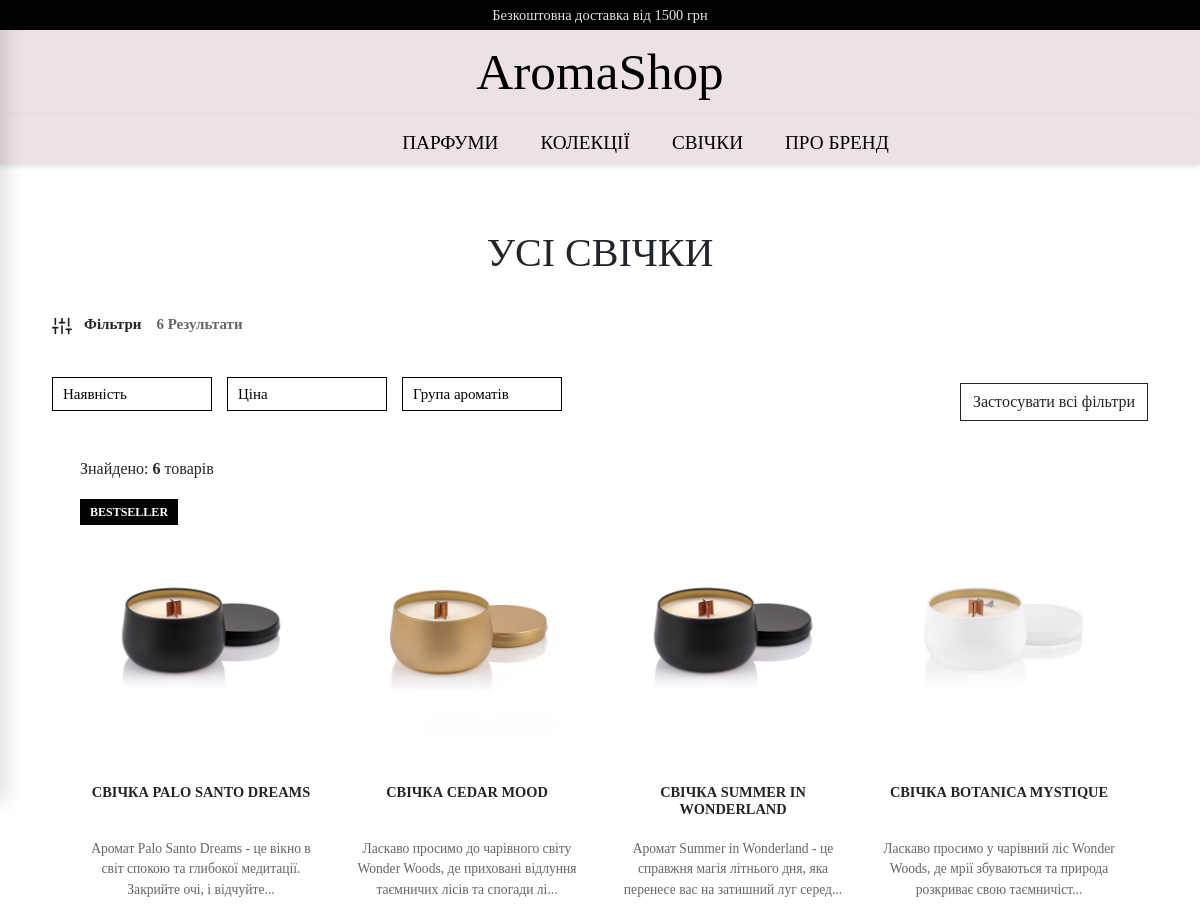
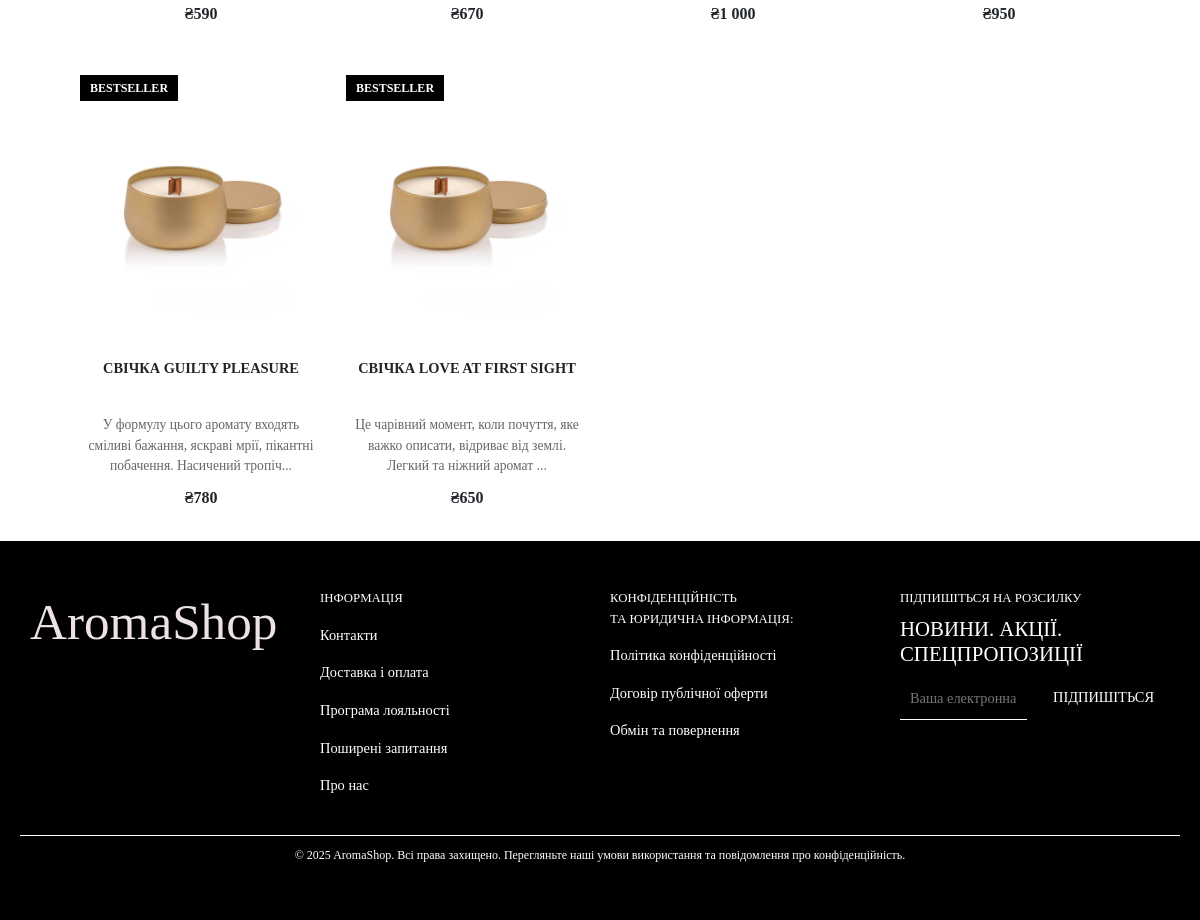
Screenshot of /product_list_cand/ with the database file from the repository (2 pictures, top to bottom).
### mysite/shop/models.py (models this page shows, shortened)
class AbstractProduct(models.Model):
    name = models.CharField(max_length=100, verbose_name="Назва")
    price = models.IntegerField(verbose_name="Ціна")
    picture = models.ImageField(upload_to="products", blank=True, default="", verbose_name="Зображення")
    available = models.BooleanField(default=True, verbose_name="В наявності")
    description = models.TextField(blank=True, verbose_name="Опис")
    brand = models.CharField(max_length=100, blank=True, verbose_name="Бренд")
    top_notes = models.CharField(max_length=255, blank=True, verbose_name="Верхні ноти")
    middle_notes = models.CharField(max_length=255, blank=True, verbose_name="Ноти серця")
    base_notes = models.CharField(max_length=255, blank=True, verbose_name="Базові ноти")
    is_featured = models.BooleanField(default=False, verbose_name="Рекомендований товар")
    is_new = models.BooleanField(default=False, verbose_name="Новинка")
    is_bestseller = models.BooleanField(default=False, verbose_name="Бестселер")
    class Meta:
        abstract = True
    @property
    def get_display_price(self):
        return "{:,}".format(self.price).replace(',', ' ')
    @property
    def short_description(self):
        return self.description[:100] + '...' if self.description and len(self.description) > 100 else self.description or ""

class ProductCandle(AbstractProduct):
    SCENT_GROUP_CHOICES = [
        ('woody', 'Деревинні'),
        ('floral', 'Квіткові'),
        ('sweet and fruity', 'Солодкі та Фруктові'),
    ]
    scent_group = models.CharField(max_length=20, choices=SCENT_GROUP_CHOICES, blank=True, verbose_name="Група ароматів")
    class Meta:
        verbose_name = verbose_name_plural = "Товари"

### mysite/shop/views.py (the view)
# urls.py: path('product_list_cand/', product_list_cand_view, name='product_list_cand'),
def product_list_cand_view(request):
    return product_list_view(request, ProductCandle, 'shop/product_list_cand.html', 'candle')

### mysite/shop/templates/shop/product_list_cand.html (shortened to what this page needs)
{% extends 'base.html' %}
{% load static %}
{% block content %}
{% load static %}
<link rel="stylesheet" href="{% static 'css/product_list_cand_style.css' %}">
<div>
    <h1 class="title">УСІ СВІЧКИ</h1>
</div>
<div class="container-fluid py-3">
    <div class="row">
        <div class="col-12 mb-3">
            <form method="get" id="filterForm">
                <div class="filter-header">
                    <span class="filter-icon">
                    </span>
                    Фільтри
                    <span class="results-count">{{ product_count }} Результати</span>
                </div>
                <div class="filter-container">
                    <div class="filter-dropdown">
                        <button type="button" class="filter-button" data-filter="availability">
                            Наявність
                        </button>
                    </div>
                    <div class="filter-dropdown">
                        <button type="button" class="filter-button" data-filter="price">
                            Ціна
                        </button>
                    </div>
                    <div class="filter-dropdown">
                        <button type="button" class="filter-button" data-filter="scent">
                            Група ароматів
                        </button>
                    </div>
                </div>
            </form>
        </div>
        <div class="col-12 product-section">
            <div class="d-flex justify-content-between align-items-center mb-2">
                <div>
                    <p class="mb-0">Знайдено: <strong>{{ product_count }}</strong> товарів</p>
                </div>
            </div>
            <div class="row row-cols-2 row-cols-md-3 row-cols-lg-4 g-4">
                {% for product in products %}
                <div class="col">
                    <a href="{% url 'product_card' model_name='candle' product_id=product.id %}
" class="product-link text-decoration-none text-reset">
                        <div class="product-card">
                            <div class="product-image-container">
                                <div class="badge-container">
                                    {% if product.is_bestseller %}
                                    <span class="bestseller-badge mb-1 d-block">BESTSELLER</span>
                                    {% endif %}
                                </div>
                                {% if product.picture %}
                                <img src="{{ product.picture.url }}" class="product-image" alt="{{ product.name }}">
                                {% else %}
                                <div class="bg-light d-flex justify-content-center align-items-center product-image">
                                    <i class="bi bi-image" style="font-size: 3rem; color: #dee2e6;"></i>
                                </div>
                                {% endif %}
                                    <button class="wishlist-toggle btn btn-link position-absolute top-0 end-0 p-2" id="wishlist-icon"
                                          data-product-id="{{ product.id }}"
                                          data-product-model="{{ product.model_name }}">
                                  </button>
                            </div>
                            <div class="product-info">
                                <h5 class="product-title">
                                    {% if product.name %}
                                        {{ product.name }}
                                    {% else %}
                                        {% if product.brand %}{{ product.brand }}{% endif %}
                                    {% endif %}
                                </h5>
                                <div class="product-description">
                                    {% if product.short_description %}
                                        {{ product.short_description }}
                                    {% else %}
                                        {% if product.scent_group %}, {{ product.get_scent_group_display }}{% endif %}
                                    {% endif %}
                                </div>
                                <div class="price-container">
                                    {% if product.sale_price %}
                                        <span class="sale-price">₴{{ product.sale_price }}</span>
                                        <span class="original-price">₴{{ product.price }}</span>
                                    {% else %}
                                        <span class="regular-price">₴{{ product.get_display_price }}</span>
                                    {% endif %}
                                </div>
                            </div>
                        </div>
                    </a>
                </div>
                {% endfor %}
            </div>
        </div>
    </div>
</div>
{% endblock %}

### mysite/static/css/header_style.css (style rules this page uses)
body { margin: 0; padding: 0; font-family: sans-serif; }

### mysite/static/css/search_panel_style.css (style rules this page uses)
.product-card { border:none;text-decoration:none;color:inherit }

### mysite/static/css/product_list_cand_style.css (style rules this page uses)
body { font-family: "Cambria Math", serif; background-color: white; }
h1, h2, h3, h4, h5 { font-family: "Sitka Subheading", serif; }
.title { text-align: center; margin-top: 4rem; }
.product-card { border: none; background-color: transparent; transition: transform 0.3s ease; margin-bottom: 0px; }
.product-image-container { height: 280px; display: flex; justify-content: center; position: relative; overflow: visible; }
.product-image { max-height: 100%; max-width: 100%; object-fit: contain; }
.badge-container { position: absolute; top: 10px; left: 0; z-index: 10; }
.bestseller-badge { background-color: black; color: white; padding: 4px 10px; font-size: 12px; text-transform: uppercase; font-weight: bold; border-radius: 0; z-index: 5; }
.product-info { text-align: center; padding: 15px 5px; }
.product-title { font-size: 0.9rem; font-weight: 600; margin-bottom: 5px; min-height: 50px; }
.product-description { font-size: 0.85rem; color: #666; margin-bottom: 10px; min-height: 40px; }
.price-container { display: flex; justify-content: center; align-items: center; gap: 10px; }
.regular-price { font-weight: bold; }
.filter-container { display: flex; flex-wrap: wrap; align-items: center; gap: 15px; margin-bottom: 0px; padding: 20px 40px; background-color: transparent; border: none; }
.filter-header { display: flex; align-items: center; margin-bottom: 0px; font-size: 15px; font-weight: 600; width: 100%; padding: 8px 40px; }
.filter-icon { margin-right: 12px; font-size: 20px; }
.results-count { color: #666; margin-left: 15px; font-size: 15px; }
.filter-button { background-color: white; border: 1px solid black; padding: 5px 10px; font-size: 15px; cursor: pointer; display: flex; align-items: center; justify-content: space-between; min-width: 160px; transition: all 0.2s; font-weight: 500; }
.filter-dropdown { position: relative; }
.product-section { padding-left: 80px; padding-right: 80px; }
#wishlist-icon { text-decoration: none; color: black; font-size: 20px; }

### rows the page displays
ProductCandle: is_bestseller "BESTSELLER", picture (picture), name "СВІЧКА PALO SANTO DREAMS", short_description "Аромат Palo Santo Dreams - це вікно в світ спокою та глибокої медитації. Закрийте очі, і відчуйте...", get_display_price "590"
ProductCandle: picture (picture), name "СВІЧКА CEDAR MOOD", short_description "Ласкаво просимо до чарівного світу Wonder Woods, де приховані відлуння таємничих лісів та спогади лі...", get_display_price "670"
ProductCandle: picture (picture), name "СВІЧКА SUMMER IN WONDERLAND", short_description "Аромат Summer in Wonderland - це справжня магія літнього дня, яка перенесе вас на затишний луг серед...", get_display_price "1 000"
ProductCandle: picture (picture), name "СВІЧКА BOTANICA MYSTIQUE", short_description "Ласкаво просимо у чарівний ліс Wonder Woods, де мрії збуваються та природа розкриває свою таємничіст...", get_display_price "950"
ProductCandle: is_bestseller "BESTSELLER", picture (picture), name "СВІЧКА GUILTY PLEASURE", short_description "У формулу цього аромату входять сміливі бажання, яскраві мрії, пікантні побачення. Насичений тропіч...", get_display_price "780"
ProductCandle: is_bestseller "BESTSELLER", picture (picture), name "СВІЧКА LOVE AT FIRST SIGHT", short_description "Це чарівний момент, коли почуття, яке важко описати, відриває від землі. Легкий та ніжний аромат ...", get_display_price "650"

### other values shown
{{ product_count }} "6"
